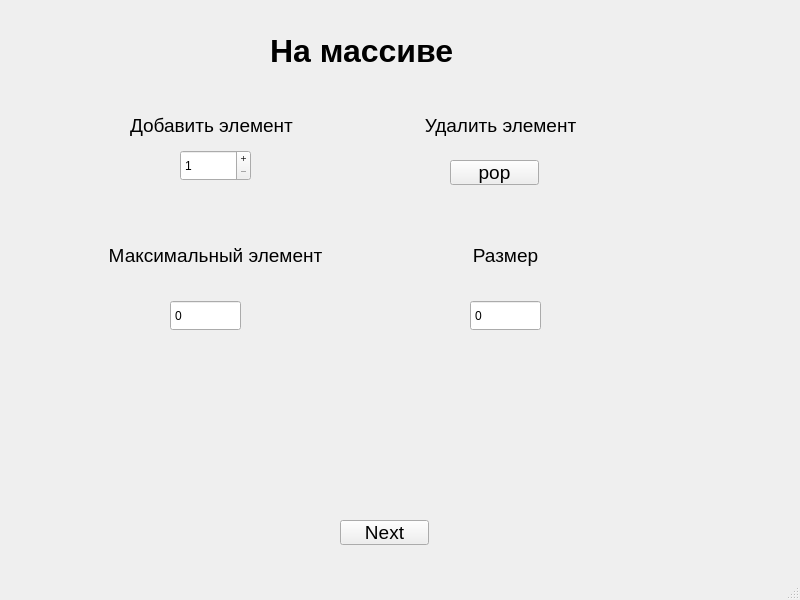
<?xml version="1.0" encoding="UTF-8"?>
<ui version="4.0">
 <class>MainWindow</class>
 <widget class="QMainWindow" name="MainWindow">
  <property name="geometry">
   <rect>
    <x>0</x>
    <y>0</y>
    <width>800</width>
    <height>600</height>
   </rect>
  </property>
  <property name="windowTitle">
   <string>MainWindow</string>
  </property>
  <widget class="QWidget" name="centralwidget">
   <widget class="QStackedWidget" name="stackedWidget">
    <property name="geometry">
     <rect>
      <x>20</x>
      <y>10</y>
      <width>751</width>
      <height>501</height>
     </rect>
    </property>
    <property name="currentIndex">
     <number>0</number>
    </property>
    <widget class="QWidget" name="page">
     <widget class="QSpinBox" name="spinSize">
      <property name="geometry">
       <rect>
        <x>450</x>
        <y>290</y>
        <width>71</width>
        <height>31</height>
       </rect>
      </property>
      <property name="readOnly">
       <bool>true</bool>
      </property>
      <property name="buttonSymbols">
       <enum>QAbstractSpinBox::NoButtons</enum>
      </property>
      <property name="minimum">
       <number>0</number>
      </property>
      <property name="maximum">
       <number>2147483647</number>
      </property>
      <property name="stepType">
       <enum>QAbstractSpinBox::DefaultStepType</enum>
      </property>
      <property name="value">
       <number>0</number>
      </property>
     </widget>
     <widget class="QLabel" name="label_4">
      <property name="geometry">
       <rect>
        <x>370</x>
        <y>230</y>
        <width>231</width>
        <height>31</height>
       </rect>
      </property>
      <property name="font">
       <font>
        <pointsize>14</pointsize>
       </font>
      </property>
      <property name="text">
       <string>Размер</string>
      </property>
      <property name="alignment">
       <set>Qt::AlignCenter</set>
      </property>
     </widget>
     <widget class="QSpinBox" name="spinOutput">
      <property name="geometry">
       <rect>
        <x>150</x>
        <y>290</y>
        <width>71</width>
        <height>31</height>
       </rect>
      </property>
      <property name="readOnly">
       <bool>true</bool>
      </property>
      <property name="buttonSymbols">
       <enum>QAbstractSpinBox::NoButtons</enum>
      </property>
      <property name="minimum">
       <number>0</number>
      </property>
      <property name="maximum">
       <number>2147483647</number>
      </property>
      <property name="stepType">
       <enum>QAbstractSpinBox::DefaultStepType</enum>
      </property>
      <property name="value">
       <number>0</number>
      </property>
     </widget>
     <widget class="QLabel" name="label_3">
      <property name="geometry">
       <rect>
        <x>80</x>
        <y>230</y>
        <width>231</width>
        <height>31</height>
       </rect>
      </property>
      <property name="font">
       <font>
        <pointsize>14</pointsize>
       </font>
      </property>
      <property name="text">
       <string>Максимальный элемент</string>
      </property>
      <property name="alignment">
       <set>Qt::AlignCenter</set>
      </property>
     </widget>
     <widget class="QSpinBox" name="spinPush">
      <property name="geometry">
       <rect>
        <x>160</x>
        <y>140</y>
        <width>71</width>
        <height>31</height>
       </rect>
      </property>
      <property name="buttonSymbols">
       <enum>QAbstractSpinBox::PlusMinus</enum>
      </property>
      <property name="minimum">
       <number>1</number>
      </property>
      <property name="maximum">
       <number>2147483647</number>
      </property>
     </widget>
     <widget class="QLabel" name="label">
      <property name="geometry">
       <rect>
        <x>110</x>
        <y>100</y>
        <width>201</width>
        <height>31</height>
       </rect>
      </property>
      <property name="font">
       <font>
        <pointsize>14</pointsize>
       </font>
      </property>
      <property name="text">
       <string>Добавить элемент</string>
      </property>
     </widget>
     <widget class="QPushButton" name="popButton">
      <property name="geometry">
       <rect>
        <x>430</x>
        <y>150</y>
        <width>89</width>
        <height>25</height>
       </rect>
      </property>
      <property name="font">
       <font>
        <pointsize>14</pointsize>
        <bold>false</bold>
       </font>
      </property>
      <property name="text">
       <string>pop</string>
      </property>
     </widget>
     <widget class="QLabel" name="label_2">
      <property name="geometry">
       <rect>
        <x>380</x>
        <y>100</y>
        <width>201</width>
        <height>31</height>
       </rect>
      </property>
      <property name="font">
       <font>
        <pointsize>14</pointsize>
       </font>
      </property>
      <property name="text">
       <string>Удалить элемент</string>
      </property>
      <property name="alignment">
       <set>Qt::AlignCenter</set>
      </property>
     </widget>
     <widget class="QLabel" name="label_10">
      <property name="geometry">
       <rect>
        <x>250</x>
        <y>20</y>
        <width>201</width>
        <height>41</height>
       </rect>
      </property>
      <property name="font">
       <font>
        <pointsize>24</pointsize>
        <bold>true</bold>
       </font>
      </property>
      <property name="text">
       <string>На массиве</string>
      </property>
     </widget>
    </widget>
    <widget class="QWidget" name="page_2">
     <widget class="QLabel" name="label_5">
      <property name="geometry">
       <rect>
        <x>380</x>
        <y>230</y>
        <width>231</width>
        <height>31</height>
       </rect>
      </property>
      <property name="font">
       <font>
        <pointsize>14</pointsize>
       </font>
      </property>
      <property name="text">
       <string>Размер</string>
      </property>
      <property name="alignment">
       <set>Qt::AlignCenter</set>
      </property>
     </widget>
     <widget class="QSpinBox" name="spinSize_2">
      <property name="geometry">
       <rect>
        <x>460</x>
        <y>290</y>
        <width>71</width>
        <height>31</height>
       </rect>
      </property>
      <property name="readOnly">
       <bool>true</bool>
      </property>
      <property name="buttonSymbols">
       <enum>QAbstractSpinBox::NoButtons</enum>
      </property>
      <property name="minimum">
       <number>0</number>
      </property>
      <property name="maximum">
       <number>2147483647</number>
      </property>
      <property name="stepType">
       <enum>QAbstractSpinBox::DefaultStepType</enum>
      </property>
      <property name="value">
       <number>0</number>
      </property>
     </widget>
     <widget class="QSpinBox" name="spinPush_2">
      <property name="geometry">
       <rect>
        <x>170</x>
        <y>140</y>
        <width>71</width>
        <height>31</height>
       </rect>
      </property>
      <property name="buttonSymbols">
       <enum>QAbstractSpinBox::PlusMinus</enum>
      </property>
      <property name="minimum">
       <number>1</number>
      </property>
      <property name="maximum">
       <number>2147483647</number>
      </property>
     </widget>
     <widget class="QLabel" name="label_6">
      <property name="geometry">
       <rect>
        <x>90</x>
        <y>230</y>
        <width>231</width>
        <height>31</height>
       </rect>
      </property>
      <property name="font">
       <font>
        <pointsize>14</pointsize>
       </font>
      </property>
      <property name="text">
       <string>Максимальный элемент</string>
      </property>
      <property name="alignment">
       <set>Qt::AlignCenter</set>
      </property>
     </widget>
     <widget class="QLabel" name="label_7">
      <property name="geometry">
       <rect>
        <x>390</x>
        <y>100</y>
        <width>201</width>
        <height>31</height>
       </rect>
      </property>
      <property name="font">
       <font>
        <pointsize>14</pointsize>
       </font>
      </property>
      <property name="text">
       <string>Удалить элемент</string>
      </property>
      <property name="alignment">
       <set>Qt::AlignCenter</set>
      </property>
     </widget>
     <widget class="QLabel" name="label_8">
      <property name="geometry">
       <rect>
        <x>120</x>
        <y>100</y>
        <width>201</width>
        <height>31</height>
       </rect>
      </property>
      <property name="font">
       <font>
        <pointsize>14</pointsize>
       </font>
      </property>
      <property name="text">
       <string>Добавить элемент</string>
      </property>
     </widget>
     <widget class="QPushButton" name="popButton_2">
      <property name="geometry">
       <rect>
        <x>440</x>
        <y>150</y>
        <width>89</width>
        <height>25</height>
       </rect>
      </property>
      <property name="font">
       <font>
        <pointsize>14</pointsize>
        <bold>false</bold>
       </font>
      </property>
      <property name="text">
       <string>pop</string>
      </property>
     </widget>
     <widget class="QSpinBox" name="spinOutput_2">
      <property name="geometry">
       <rect>
        <x>160</x>
        <y>290</y>
        <width>71</width>
        <height>31</height>
       </rect>
      </property>
      <property name="readOnly">
       <bool>true</bool>
      </property>
      <property name="buttonSymbols">
       <enum>QAbstractSpinBox::NoButtons</enum>
      </property>
      <property name="minimum">
       <number>0</number>
      </property>
      <property name="maximum">
       <number>2147483647</number>
      </property>
      <property name="stepType">
       <enum>QAbstractSpinBox::DefaultStepType</enum>
      </property>
      <property name="value">
       <number>0</number>
      </property>
     </widget>
     <widget class="QLabel" name="label_9">
      <property name="geometry">
       <rect>
        <x>210</x>
        <y>20</y>
        <width>321</width>
        <height>51</height>
       </rect>
      </property>
      <property name="font">
       <font>
        <pointsize>24</pointsize>
        <bold>true</bold>
       </font>
      </property>
      <property name="text">
       <string>На связном списке</string>
      </property>
     </widget>
    </widget>
   </widget>
   <widget class="QPushButton" name="pushButton">
    <property name="geometry">
     <rect>
      <x>340</x>
      <y>520</y>
      <width>89</width>
      <height>25</height>
     </rect>
    </property>
    <property name="font">
     <font>
      <pointsize>14</pointsize>
     </font>
    </property>
    <property name="text">
     <string>Next</string>
    </property>
   </widget>
  </widget>
  <widget class="QMenuBar" name="menubar">
   <property name="geometry">
    <rect>
     <x>0</x>
     <y>0</y>
     <width>800</width>
     <height>22</height>
    </rect>
   </property>
  </widget>
  <widget class="QStatusBar" name="statusbar"/>
 </widget>
 <resources/>
 <connections/>
</ui>
